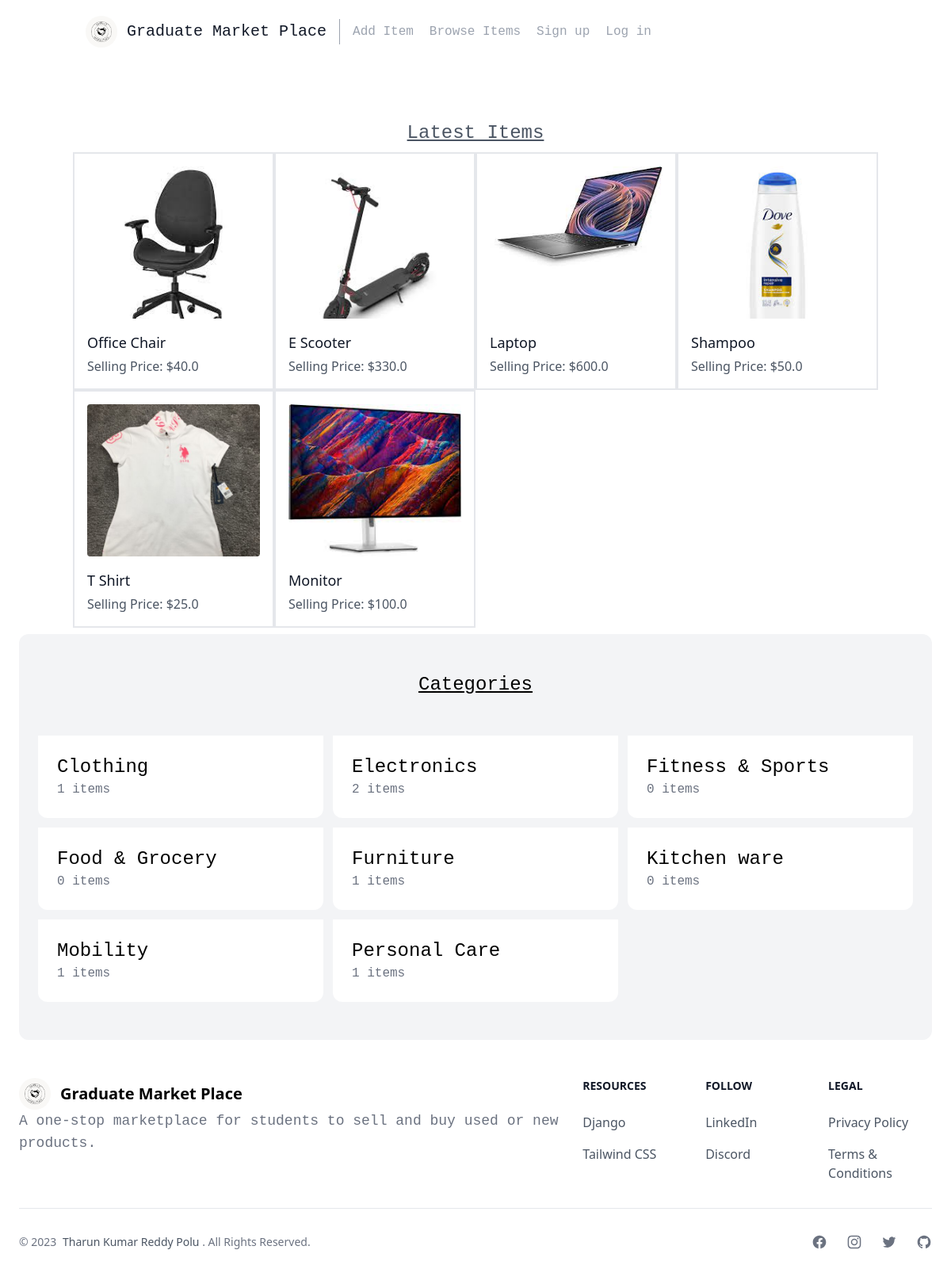
Before: / with the older database file.
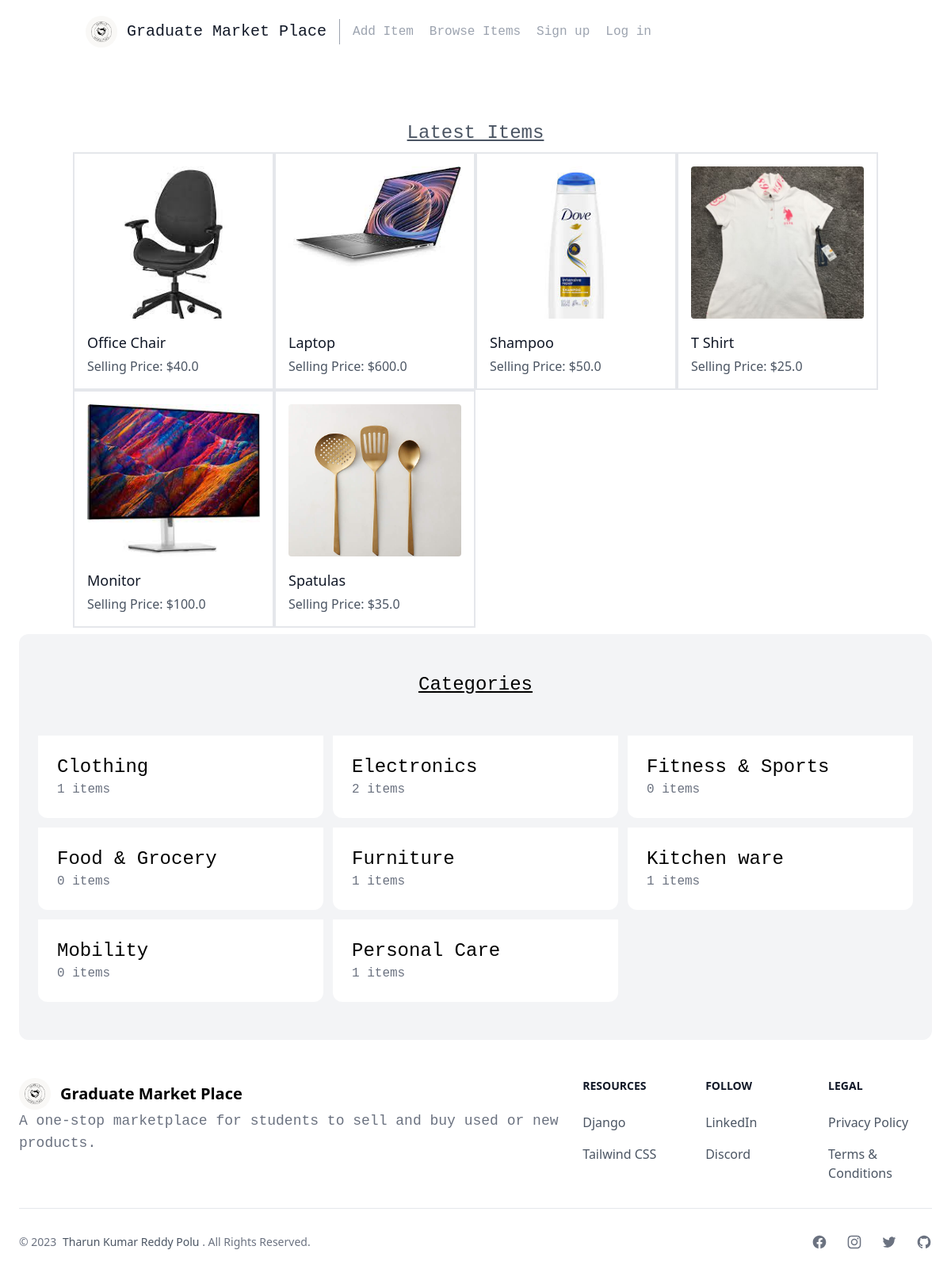
After: the same page with the newer database file.
### item/models.py (models this page shows, shortened)
class Item(models.Model):
    category = models.ForeignKey(Category, related_name='items', on_delete=models.CASCADE)
    name = models.CharField(max_length=255)
    description = models.TextField(blank=True, null=True)
    price = models.FloatField()
    image = models.ImageField(upload_to='item_images', blank=True, null=True)
    is_sold = models.BooleanField(default=False)
    posted_by = models.ForeignKey(User, related_name='items', on_delete=models.CASCADE)
    posted_at = models.DateTimeField(auto_now_add=True)

class Category(models.Model):
    name = models.CharField(max_length=255)
    class Meta:
        ordering = ('name',)
        verbose_name_plural = "Categories"

### core/views.py (the view)
# urls.py: path('', views.index, name='index'),
def index(request):
    items = Item.objects.filter(is_sold = False)
    categories = Category.objects.all()
    return render(request, 'core/index.html',{
        'categories': categories,
        'items': items,
    })

### core/templates/core/index.html (shortened to what this page needs)
{% extends 'core/base.html' %}
{% block content %}
    <section class="text-gray-600 body-font">
        <h2 class="mb-6 mt-12 text-2xl text-center font-mono underline">Latest Items</h2>
        <div class="container px-5 py-15 mx-auto">
          <div class="flex flex-wrap -m-4">
            {% for item in items %}
            <div class="lg:w-1/4 md:w-1/2 p-4 w-full border-x-2 border-y-2">
              <a class="block relative h-48 rounded overflow-hidden" href="{% url 'item:detail' item.id %}">
                <div>
                    <img class="object-cover object-center w-full h-full block" src="{{ item.image.url }}">
                </div>
              </a>
              <div class="mt-4">
                <h2 class="text-gray-900 title-font text-lg font-medium">{{ item.name }}</h2>
                <p class="mt-1">Selling Price: ${{ item.price }}</p>
              </div>
            </div>
            {% endfor %}
          </div>
        </div>
    </section>
    <div class="mt-6 px-6 py-12 bg-gray-100 rounded-xl">
        <h2 class="mb-12 text-2xl text-center font-mono underline">Categories</h2>
        <div class="grid grid-cols-3 gap-3">
            {% for category in categories %}
            <div>
                <a href="#">
                    <div class="p-6 bg-white rounded-b-xl">
                        <h2 class="text-2xl font-mono">{{ category.name }}</h2>
                        <p class="text-gray-500 font-mono">{{ category.items.count }} items</p>
                    </div>
                </a>
            </div>
            {% endfor %}
        </div>
    </div>
{% endblock %}

### core/templates/core/base.html (shortened to what this page needs)
<!DOCTYPE html>
<html>
    <head>
        <script src="https://cdn.tailwindcss.com"></script>
    </head>
    <body>
        <header class="text-gray-600 font-mono">
            <div class="container mx-auto flex flex-wrap p-5 flex-col md:flex-row items-center">
                <a href="/" class="flex title-font font-medium items-center text-gray-900 mb-4 md:mb-0">
                    <img src="../../../media/assets/gmplogo.png" class="max-w-full h-auto rounded-full h-10 w-10" alt="GMP Logo">
                    <span class="ml-3 text-xl">Graduate Market Place</span>
                </a>
                <nav class="md:mr-auto md:ml-4 md:py-1 md:pl-4 md:border-l md:border-gray-400	flex flex-wrap items-center text-base justify-center">
                    <a href="{% url 'item:newitem' %}" class="mr-5 underline decoration-transparent hover:decoration-inherit text-gray-400 hover:text-gray-900 transition duration-300 ease-in-out">Add Item</a>
                    <a href="{% url 'item:items' %}" class="mr-5 underline decoration-transparent hover:decoration-inherit text-gray-400 hover:text-gray-900 transition duration-300 ease-in-out">Browse Items</a>
                    {% if request.user.is_authenticated %}
                        <a href="{% url 'chat:inbox' %}" class="mr-5 underline decoration-transparent hover:decoration-inherit text-gray-400 hover:text-gray-900 transition duration-300 ease-in-out">Inbox</a>
                        <a href="{% url 'dashboard:index' %}" class="mr-5 underline decoration-transparent hover:decoration-inherit text-gray-400 hover:text-gray-900 transition duration-300 ease-in-out">Dashboard</a>
                    {% else %}
                        <a href="{% url 'core:signup' %}" class="mr-5 underline decoration-transparent hover:decoration-inherit text-gray-400 hover:text-gray-900 transition duration-300 ease-in-out">Sign up</a>
                        <a href="{% url 'core:login' %}" class="mr-5 underline decoration-transparent hover:decoration-inherit text-gray-400 hover:text-gray-900 transition duration-300 ease-in-out">Log in</a>
                    {% endif %}
                </nav>
            </div>
        </header>
        <div class="px-6 py-6">
            {% block content %}
            {% endblock %}
        </div>
        <footer class="p-4 bg-white sm:p-6 bg-gray-900">
            <div class="md:flex md:justify-between">
                <div class="mb-6 md:mb-0">
                    <a href="/" class="flex items-center">
                        <img src="../../../media/assets/gmplogo.png" class="max-w-full rounded-full mr-3 h-10 w-10" alt="GMP Logo">
                        <span class="self-center text-xl font-semibold whitespace-nowrap dark:text-gray-900">Graduate Market Place</span>
                    </a>
                    <p class="text-lg font-mono text-gray-500">A one-stop marketplace for students to sell and buy used or new products.</p>
                </div>
                <div class="grid grid-cols-2 gap-8 sm:gap-6 sm:grid-cols-3">
                    <div>
                        <h2 class="mb-6 text-sm font-semibold text-gray-900 uppercase dark:text-gray-600">Resources</h2>
                        <ul class="text-gray-600 dark:text-gray-400">
                            <li class="mb-4">
                                <a href="https://www.djangoproject.com/start/overview/" class="hover:underline">Django</a>
                            </li>
                            <li>
                                <a href="https://tailwindcss.com/" class="hover:underline">Tailwind CSS</a>
                            </li>
                        </ul>
                    </div>
                    <div>
                        <h2 class="mb-6 text-sm font-semibold text-gray-900 uppercase dark:text-gray-600">Follow</h2>
                        <ul class="text-gray-600 dark:text-gray-400">
                            <li class="mb-4">
                                <a href="https://www.linkedin.com/in/polu-tharun-kumar-reddy/" class="hover:underline ">LinkedIn</a>
                            </li>
                            <li>
                                <a href="https://discordapp.com/users/763436847296151612" class="hover:underline">Discord</a>
                            </li>
                        </ul>
                    </div>
                    <div>
                        <h2 class="mb-6 text-sm font-semibold text-gray-900 uppercase dark:text-gray-600">Legal</h2>
                        <ul class="text-gray-600 dark:text-gray-400">
                            <li class="mb-4">
                                <a href="#" class="hover:underline">Privacy Policy</a>
                            </li>
                            <li>
                                <a href="#" class="hover:underline">Terms &amp; Conditions</a>
                            </li>
                        </ul>
                    </div>
                </div>
            </div>
            <hr class="my-6 border-gray-200 sm:mx-auto dark:border-gray-700 lg:my-8" />
            <div class="sm:flex sm:items-center sm:justify-between">
                <p class="text-gray-500 text-sm sm:text-center dark:text-gray-400 sm:text-left">© 2023
                    <a href="https://www.linkedin.com/in/polu-tharun-kumar-reddy/" rel="noopener noreferrer" class="text-gray-600 ml-1" target="_blank">Tharun Kumar Reddy Polu</a>
                    . All Rights Reserved.
                </p>
                <div class="flex mt-4 space-x-6 sm:justify-center sm:mt-0">
                    <a href="https://www.facebook.com/Tharunprince111" class="text-gray-500 hover:text-gray-900 dark:hover:text-gray-900">
                    </a>
                    <a href="#" class="text-gray-500 hover:text-gray-900 dark:hover:text-gray-900">
                    </a>
                    <a href="#" class="text-gray-500 hover:text-gray-900 dark:hover:text-gray-900">
                    </a>
                    <a href="https://github.com/TharunKumarReddyPolu" class="text-gray-500 hover:text-gray-900 dark:hover:text-gray-900">
                    </a>
                </div>
            </div>
          </footer>
    </body>
</html>

Changed rows visible on the page:
removed Item: image (picture), name "E Scooter", price "330.0"
added Item: image (picture), name "Spatulas", price "35.0"
computed for Category "Kitchen ware": items.count "0" → "1"
computed for Category "Mobility": items.count "1" → "0"
